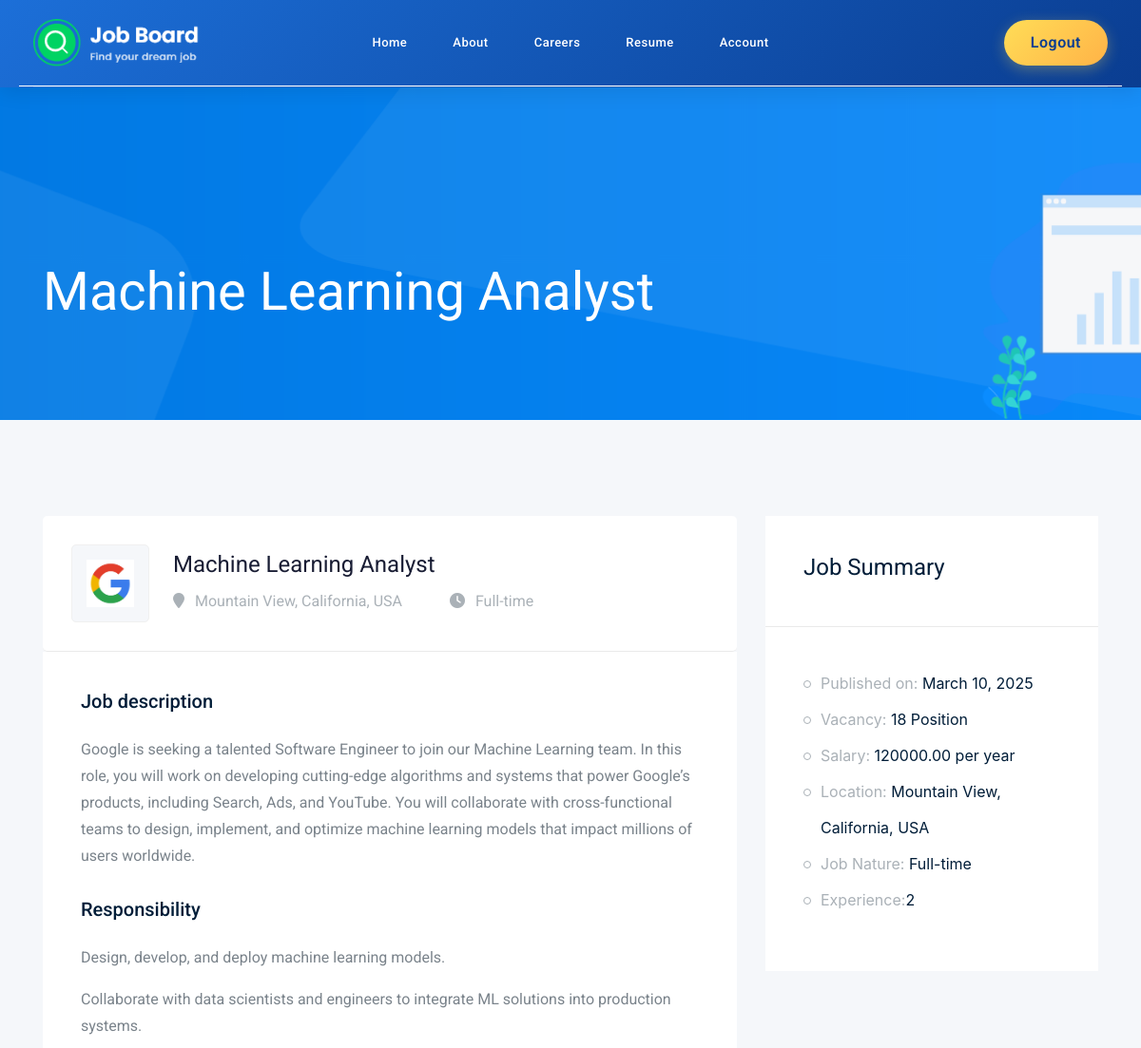
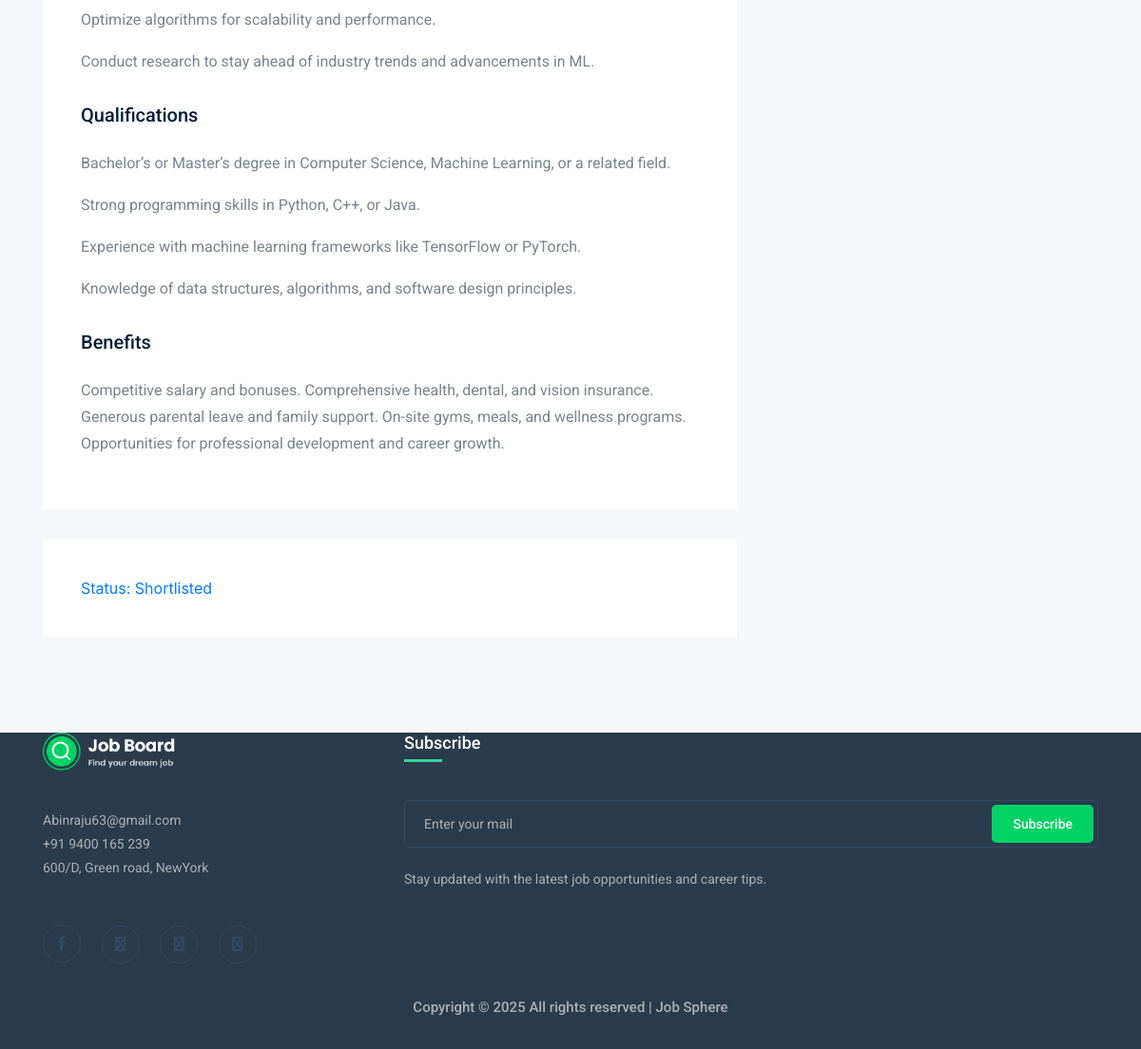
Page /job/1/ (signed in) on the committed database (2 pictures, top to bottom).
### employer/models.py (models this page shows, shortened)
class Job(models.Model):
    job_id = models.AutoField(primary_key=True)
    employer = models.ForeignKey(Employer, on_delete=models.CASCADE, related_name='created_jobs')
    title = models.CharField(max_length=200)
    description = models.TextField()
    responsibilities = models.TextField()
    qualifications = models.TextField()
    benefits = models.TextField()
    location = models.CharField(max_length=200)
    job_type = models.CharField(max_length=100, choices=[('Full-time', 'Full-time'), ('Part-time', 'Part-time')])
    published_on = models.DateField(auto_now_add=True)
    salary = models.DecimalField(max_digits=10, decimal_places=2)
    vacancy = models.PositiveIntegerField()
    category = models.CharField(max_length=100, choices=[
        ('Design & Creative', 'Design & Creative'),
        ('Marketing', 'Marketing'),
        ('Telemarketing', 'Telemarketing'),
        ('Software & Web', 'Software & Web'),
        ('Administration', 'Administration'),
        ('Teaching & Education', 'Teaching & Education'),
        ('Engineering', 'Engineering'),
        ('Garments / Textile', 'Garments / Textile'),
        ('Others', 'Others')
    ])
    experience = models.PositiveIntegerField(default=0)

class Employer(models.Model):
    user = models.OneToOneField(User, on_delete=models.CASCADE)
    type=models.CharField(max_length=200,default='Employer')
    name = models.CharField(max_length=200)
    description = models.TextField()
    location = models.CharField(max_length=200)
    website = models.URLField()
    logo = models.ImageField(upload_to='employer_logo', default='default.jpg')
    email=models.EmailField(default='abinraju63@gmail.com')

### main/models.py (models this page shows, shortened)
class Jobstatus(models.Model):
    status = models.CharField(max_length=200, choices=[
        ('Applied', 'Applied'),
        ('Shortlisted', 'Shortlisted'),
        ('Rejected', 'Rejected'),
        ('Selected', 'Selected')
    ], default='Applied')
    job = models.ForeignKey(Job, on_delete=models.CASCADE, related_name='job_statuses')
    employee = models.ForeignKey(Employee, on_delete=models.CASCADE, related_name='job_statuses')

### main/views.py (the view)
# urls.py: path('job/<int:job_id>/', views.job_details, name='job_details'),
def job_details(request, job_id):
    job = get_object_or_404(Job, job_id=job_id)
    employee = None
    job_status = None
    job_statuses = Jobstatus.objects.filter(job=job)  # Get all job statuses for this job
    if request.user.is_authenticated and hasattr(request.user, 'employee'):
        employee = request.user.employee
        job_status = Jobstatus.objects.filter(job=job, employee=employee).first()
    context = {
        'job': job,
        'job_status': job_status,
        'employee': employee,
        'job_statuses': job_statuses,  # Add this to the context
    }
    return render(request, 'job_details.html', context)

### main/templates/job_details.html (shortened to what this page needs)
{% extends "base.html" %}
{% block content %}
<div class="bradcam_area bradcam_bg_1">
    <div class="container">
        <div class="row">
            <div class="col-xl-12">
                <div class="bradcam_text">
                    <h3>{{ job.title }}</h3>
                </div>
            </div>
        </div>
    </div>
</div>
<div class="job_details_area">
    <div class="container">
        <div class="row">
            <div class="col-lg-8">
                <div class="job_details_header">
                    <div class="single_jobs white-bg d-flex justify-content-between">
                        <div class="jobs_left d-flex align-items-center">
                            <div class="thumb">
                                <img src="{{ job.employer.logo.url }}" alt="{{ job.title }}" class="logo">
                            </div>
                            <div class="jobs_conetent">
                                <h4>{{ job.title }}</h4>
                                <div class="links_locat d-flex align-items-center">
                                    <div class="location">
                                        <p> <i class="fa fa-map-marker"></i> {{ job.location }}</p>
                                    </div>
                                    <div class="location">
                                        <p> <i class="fa fa-clock-o"></i> {{ job.get_job_type_display }}</p>
                                    </div>
                                </div>
                            </div>
                        </div>
                    </div>
                </div>
                <div class="descript_wrap white-bg">
                    <div class="single_wrap">
                        <h4>Job description</h4>
                        <p>{{ job.description }}</p>
                    </div>
                    <div class="single_wrap">
                        <h4>Responsibility</h4>
                        <ul>
                            {{ job.responsibilities|linebreaks }}
                        </ul>
                    </div>
                    <div class="single_wrap">
                        <h4>Qualifications</h4>
                        <ul>
                            {{ job.qualifications|linebreaks }}
                        </ul>
                    </div>
                    <div class="single_wrap">
                        <h4>Benefits</h4>
                        <p>{{ job.benefits }}</p>
                    </div>
                </div>
                <div class="apply_job_form white-bg">
                    {% if user.is_authenticated %}
                        {% if user.employee %}
                            {% if not job_status %}
                                <a href="{% url 'apply_for_job' job.job_id %}" class="btn btn-primary">Apply for Job</a>
                            {% else %}
                                <a href="#">Status: {{ job_status.status }}</a>
                            {% endif %}
                        {% elif user.employer %}
                            <a href="{% url 'edit_job' job.job_id %}" class="btn btn-primary">Edit</a>
                            <a href="{% url 'delete_job' job.job_id %}" class="btn btn-danger">Delete</a>
                        {% endif %}
                    {% else %}
                        <a href="{% url 'user_login' %}" class="btn btn-primary">Login to Apply</a>
                    {% endif %}
                </div>
            </div>
            <div class="col-lg-4">
                <div class="job_sumary">
                    <div class="summery_header">
                        <h3>Job Summary</h3>
                    </div>
                    <div class="job_content">
                        <ul>
                            <li>Published on: <span>{{ job.published_on }}</span></li>
                            <li>Vacancy: <span>{{ job.vacancy }} Position</span></li>
                            <li>Salary: <span>{{ job.salary }} per year</span></li>
                            <li>Location: <span>{{ job.location }}</span></li>
                            <li>Job Nature: <span>{{ job.get_job_type_display }}</span></li>
                            <li>Experience:<span>{{ job.experience }}</span></li>
                        </ul>
                    </div>
                </div>
            </div>
        </div>
    </div>
</div>
{% endblock %}

### main/static/css/ogstyle.css (style rules this page uses)
:root { --primary-color: #5d78ff; --secondary-color: #38d39f; --dark-color: #2a3b4c; --light-color: #f4f7fd; --text-color: #333; --text-light: #767676; --border-radius: 8px; --box-shadow: 0 5px 20px rgba(0,0,0,0.05); --transition: all 0.3s ease; }
body { font-family: 'Poppins', sans-serif; background-color: var(--light-color); color: var(--text-color); line-height: 1.6; }

### main/templates/job_details.html (style rules this page uses)
.thumb { width: 10vw; height: 10vw; max-width: 100px; max-height: 100px; overflow: hidden; display: flex; align-items: center; justify-content: center; background-color: #f0f0f0; }
.logo { width: 100%; height: 100%; object-fit: cover; }

### rows in the picture
Job: title "Machine Learning Analyst", employer.logo (picture), location "Mountain View, California, USA", job_type "Full-time", description "Google is seeking a talented Software Engineer to join our Machine Learning team. In this role, you will work on developing cutting-edge algorithms and systems that power Google’s products, including Search, Ads, and YouTube. You will collaborate with cross-functional teams to design, implement, and optimize machine learning models that impact millions of users worldwide.", responsibilities "Design, develop, and deploy machine learning models. Collaborate with data scientists and engineers to integrate ML solutions into production systems. Optimize algorithms for scalability and performance. Conduct research to stay ahead of industry trends and advancements in ML.", qualifications "Bachelor’s or Master’s degree in Computer Science, Machine Learning, or a related field. Strong programming skills in Python, C++, or Java. Experience with machine learning frameworks like TensorFlow or PyTorch. Knowledge of data structures, algorithms, and software design principles.", benefits "Competitive salary and bonuses. Comprehensive health, dental, and vision insurance. Generous parental leave and family support. On-site gyms, meals, and wellness programs. Opportunities for professional development and career growth.", published_on "March 10, 2025", vacancy "18", salary "120000.00", experience "2"
Jobstatus: status "Shortlisted"
